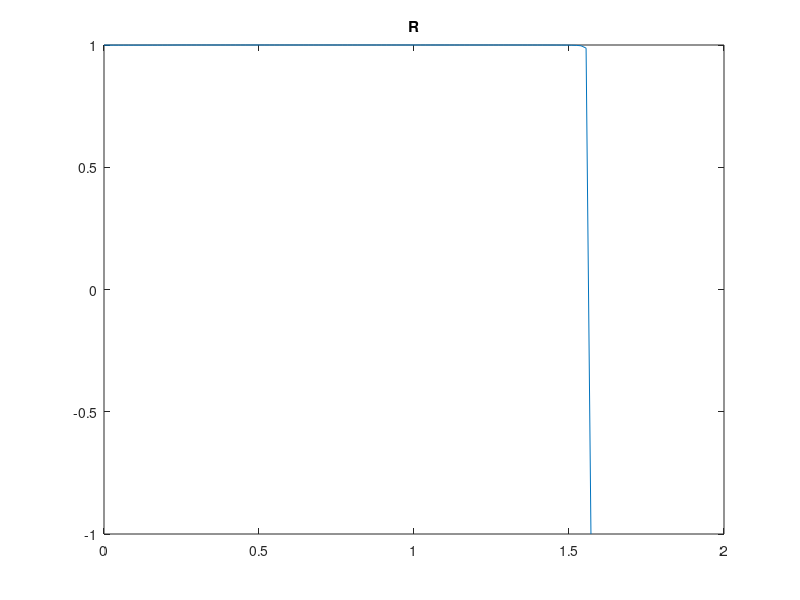
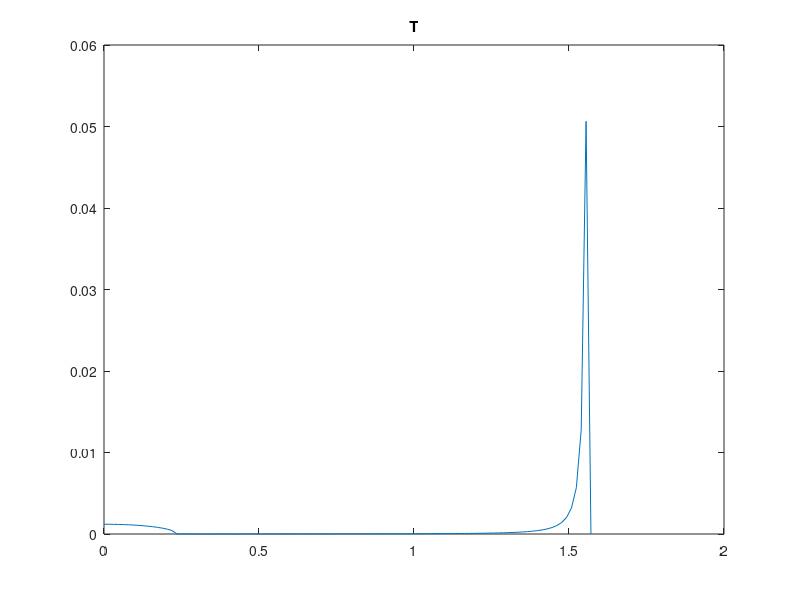

These charts were generated, in order, by the following MATLAB code:
%
% sim2_R.m
%
% Copyright (C) 2013 Mathieu Gaborit (matael) <mathieu@matael.org>
%
%
% Distributed under WTFPL terms
%
%            DO WHAT THE FUCK YOU WANT TO PUBLIC LICENSE
%                    Version 2, December 2004
%
% Copyright (C) 2004 Sam Hocevar <sam@hocevar.net>
%
% Everyone is permitted to copy and distribute verbatim or modified
% copies of this license document, and changing it is allowed as long
% as the name is changed.
%
%            DO WHAT THE FUCK YOU WANT TO PUBLIC LICENSE
%   TERMS AND CONDITIONS FOR COPYING, DISTRIBUTION AND MODIFICATION
%
%  0. You just DO WHAT THE FUCK YOU WANT TO.
%

clear all;
close all;

rho1 = 1.293;
c1 = 343;
rho2 = 1000;
c2 = 1480;

Z1 = rho1*c1;
Z2 = rho2*c2;

Npoints = 100;

% theta 1
t1 = (0:pi/(2*Npoints):pi/2);
% theta 2
t2 = asin(c2/c1.*sin(t1));

R = ((cos(t1)/Z1-cos(t2)/Z2))./((cos(t1)/Z1+cos(t2)/Z2));
L = (cos(t1).*cos(t2)*4/(Z1*Z2))./((cos(t1)/Z1+cos(t2)/Z2).^2);

figure(1);
plot(t1,R);
title("R");
figure(2);
plot(t1,L);
title("T");
